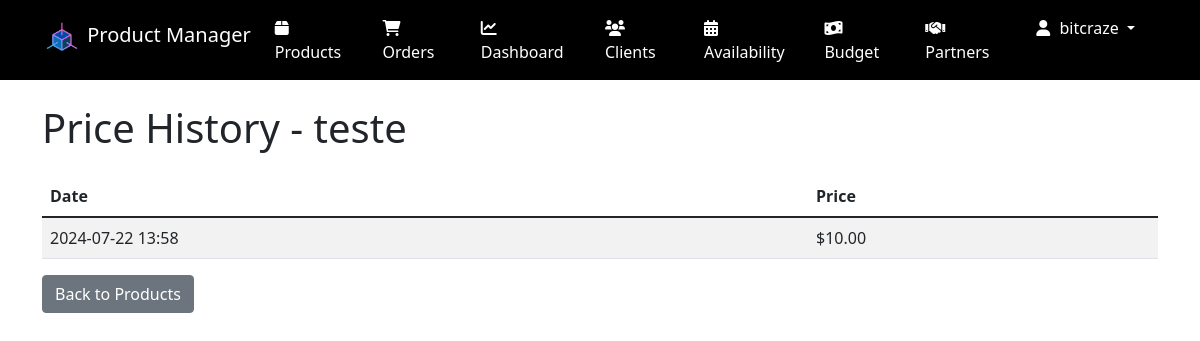
The page /product/1/price-history/ (signed in) on the database as committed earlier.
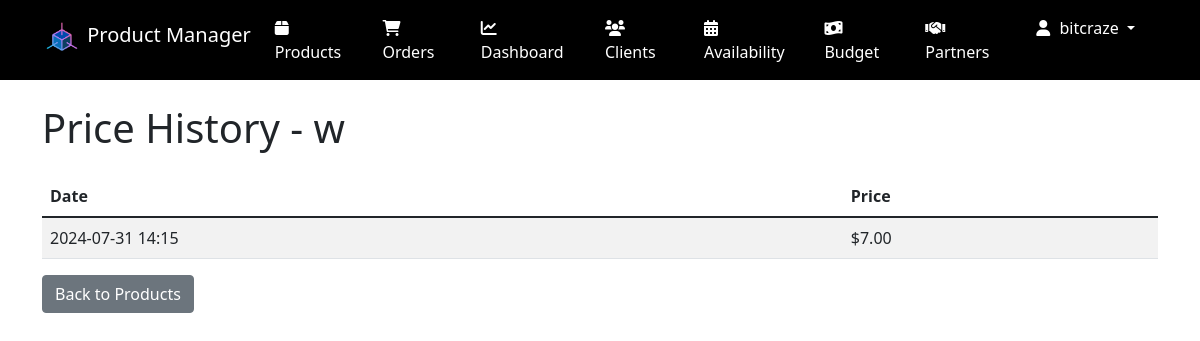
The same page on the database as committed later.
### inventory/models.py (models this page shows, shortened)
class PriceHistory(models.Model):
    product = models.ForeignKey(Product, on_delete=models.CASCADE)
    price = models.DecimalField(max_digits=10, decimal_places=2)
    date = models.DateTimeField(auto_now_add=True)
    class Meta:
        ordering = ['-date']
        verbose_name_plural = "Price Histories"

class Product(models.Model):
    name = models.CharField(max_length=200)
    description = models.TextField()
    price = models.DecimalField(max_digits=10, decimal_places=2)
    purchase_price = models.DecimalField(max_digits=10, decimal_places=2, default=0)
    quantity_bought = models.PositiveIntegerField(default=0)
    quantity_in_stock = models.IntegerField(default=0)
    quantity_sold = models.IntegerField(default=0)
    image = models.ImageField(upload_to='products/', blank=True, null=True)
    class Meta:
        ordering = ['name']

### inventory/views.py (the view)
# urls.py: path('product/<int:pk>/price-history/', views.PriceHistoryView.as_view(), name='price-history'),
class PriceHistoryView(AdminRequiredMixin, ListView):
    model = PriceHistory
    template_name = 'inventory/price_history.html'
    context_object_name = 'price_history'
    def get_queryset(self):
        return PriceHistory.objects.filter(product_id=self.kwargs['pk'])

### inventory/views.py (called while the page is built)
    def test_func(self):
        return self.request.user.is_staff or self.request.user.is_superuser

### templates/inventory/price_history.html (shortened to what this page needs)
{% extends 'base.html' %}
{% load humanize %}
{% block content %}
<h1 class="mb-4">Price History - {{ price_history.0.product.name }}</h1>
<table class="table table-striped">
    <thead>
        <tr>
            <th>Date</th>
            <th>Price</th>
        </tr>
    </thead>
    <tbody>
        {% for entry in price_history %}
        <tr>
            <td>{{ entry.date|date:"Y-m-d H:i" }}</td>
            <td>${{ entry.price|floatformat:2 }}</td>
        </tr>
        {% endfor %}
    </tbody>
</table>
<a href="{% url 'product-list' %}" class="btn btn-secondary">Back to Products</a>
{% endblock %}

Rows that differ between the two databases and show on the page:
changed PriceHistory: product.name "teste" → "w"; date "2024-07-22 13:58" → "2024-07-31 14:15"; price "10.00" → "7.00"
